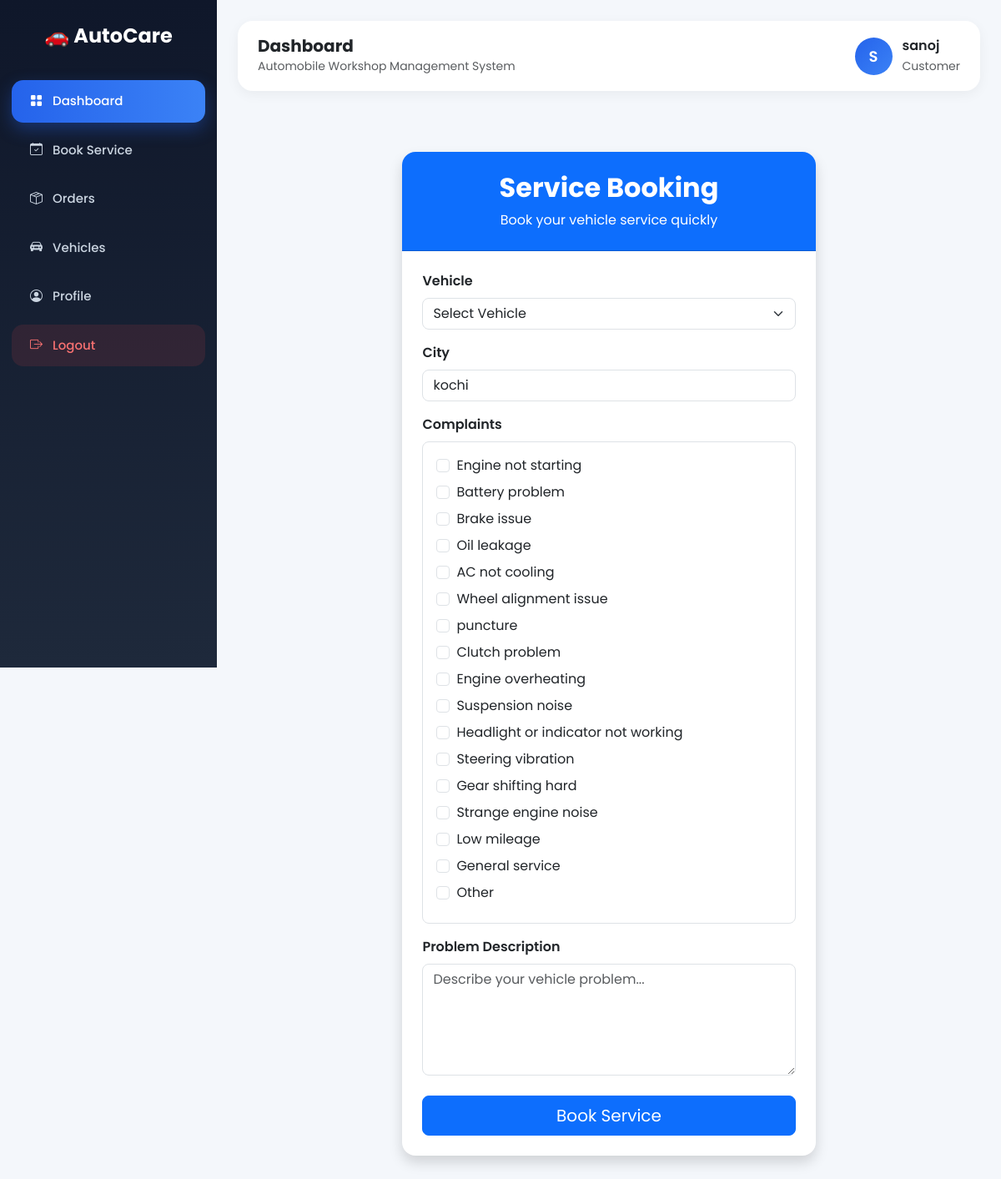
Page /service/servicebooking/ (signed in) on the committed database.
### customer/models.py (models this page shows, shortened)
class Customer(models.Model):
    user = models.OneToOneField(User, on_delete=models.CASCADE)
    name = models.CharField(max_length=255)
    number = models.CharField(max_length=15)
    address = models.TextField()
    profile_pic = models.ImageField(upload_to='profile_pic/',null=True, blank=True)
    city = models.ForeignKey(City, on_delete=models.CASCADE)

class City(models.Model):
    name = models.CharField(max_length=255)

### services/models.py (models this page shows, shortened)
class Complaints(models.Model):
    complaint_name = models.CharField(255)
    basic_sevice_price = models.DecimalField(max_digits=10, decimal_places=2)

### services/views.py (the view, shortened to what this page needs)
# urls.py: path('servicebooking/', views.servicebooking, name='servicebooking'),
def servicebooking(request):
    customer = Customer.objects.get(user=request.user)
    city = City.objects.get(customer=customer)
    complaints = Complaints.objects.all()
    vehicles = Vehicle.objects.filter(customer=customer)
    return render(request, 'servicebooking.html', {
        'city': city,
        'complaints': complaints,
        'vehicles' : vehicles
    })

### services/templates/servicebooking.html (shortened to what this page needs)
{% extends 'base.html' %}
{% block content %}
<div class="container py-5">
    <div class="row justify-content-center">
        <div class="col-lg-7">
            <div class="card shadow border-0 rounded-4">
                <div class="card-header bg-primary text-white text-center py-4 rounded-top-4">
                    <h2 class="fw-bold mb-2">
                        Service Booking
                    </h2>
                    <p class="mb-0">
                        Book your vehicle service quickly
                    </p>
                </div>
                <div class="card-body p-4">
                    <form method="POST">
                        <div class="mb-3">
                            <label class="form-label fw-semibold">
                                Vehicle
                            </label>
                            <select name="vehicle"
                                    class="form-select rounded-3"
                                    required>
                                <option value="">
                                    Select Vehicle
                                </option>
                            </select>
                        </div>
                        <div class="mb-3">
                            <label class="form-label fw-semibold">
                                City
                            </label>
                            <input type="text"
                                   class="form-control rounded-3"
                                   value="{{ city.name }}"
                                   readonly>
                        </div>
                        <div class="mb-3">
                            <label class="form-label fw-semibold">
                                Complaints
                            </label>
                            <div class="border rounded-3 p-3">
                                {% for c in complaints %}
                                <div class="form-check mb-2">
                                    <input class="form-check-input"
                                           type="checkbox"
                                           name="complaints"
                                           value="{{ c.id }}"
                                           id="c{{ c.id }}">
                                    <label class="form-check-label"
                                           for="complaint{{ c.id }}">
                                        {{ c.complaint_name }}
                                    </label>
                                </div>
                                {% endfor %}
                            </div>
                        </div>
                        <div class="mb-4">
                            <label class="form-label fw-semibold">
                                Problem Description
                            </label>
                            <textarea name="problem_description"
                                      rows="5"
                                      class="form-control rounded-3"
                                      placeholder="Describe your vehicle problem..."
                                      required></textarea>
                        </div>
                        <div class="d-grid">
                            <button type="submit"
                                    class="btn btn-primary btn-lg rounded-3">
                                Book Service
                            </button>
                        </div>
                    </form>
                </div>
            </div>
        </div>
    </div>
</div>
{% endblock %}

### customer/templates/base.html (shortened to what this page needs)
<!DOCTYPE html>
<html lang="en">
<head>
    <link href="https://cdn.jsdelivr.net/npm/bootstrap@5.3.2/dist/css/bootstrap.min.css" rel="stylesheet">
    <link href="https://cdn.jsdelivr.net/npm/bootstrap-icons/font/bootstrap-icons.css" rel="stylesheet">
</head>
<body>
    <div class="sidebar">
        <div class="logo">
            🚗 AutoCare
        </div>
        <a href="{% url 'home' %}" class="active">
            <i class="bi bi-grid-fill"></i>
            <span>Dashboard</span>
        </a>
        <a href="#">
            <i class="bi bi-calendar-check"></i>
            <span>Book Service</span>
        </a>
        <a href="#">
            <i class="bi bi-box-seam"></i>
            <span>Orders</span>
        </a>
        <a href="{% url 'vehicle_list' %}">
            <i class="bi bi-car-front-fill"></i>
            <span>Vehicles</span>
        </a>
        <a href="{% url 'profile_user' %}">
            <i class="bi bi-person-circle"></i>
            <span>Profile</span>
        </a>
        <a href="{% url 'logout' %}" class="logout-btn">
            <i class="bi bi-box-arrow-right"></i>
            <span>Logout</span>
        </a>
    </div>
    <div class="main">
        <div class="topbar d-flex justify-content-between align-items-center">
            <div>
                <h5>{% block header %}Dashboard{% endblock %}</h5>
                <small class="text-muted">
                    Automobile Workshop Management System
                </small>
            </div>
            <div class="welcome-box">
                <div class="profile-circle">
                    {{ request.user.customer.name|slice:":1"|upper }}
                </div>
                <div>
                    <div class="fw-semibold">
                        {{ request.user.customer.name }}
                    </div>
                    <small class="text-muted">
                        Customer
                    </small>
                </div>
            </div>
        </div>
        {% block content %}
        {% endblock %}
    </div>
</body>
</html>

### customer/templates/base.html (style rules this page uses)
* { font-family: 'Poppins', sans-serif; }
body { background: #f4f7fb; overflow-x: hidden; }
.sidebar { width: 260px; height: 100vh; position: fixed; background: linear-gradient(180deg,#0f172a,#1e293b); padding-top: 25px; overflow-y: auto; z-index: 1000; }
.logo { text-align: center; color: white; font-size: 24px; font-weight: 700; margin-bottom: 35px; }
.sidebar a { display: flex; align-items: center; gap: 12px; color: #cbd5e1; padding: 14px 22px; text-decoration: none; margin: 8px 14px; border-radius: 14px; transition: 0.3s; font-size: 15px; font-weight: 500; }
.sidebar a.active { background: linear-gradient(90deg,#2563eb,#3b82f6); color: white; box-shadow: 0 8px 20px rgba(37,99,235,0.35); }
.logout-btn { background: rgba(239,68,68,0.12); color: #f87171 !important; }
.main { margin-left: 260px; padding: 25px; }
.topbar { background: white; padding: 18px 24px; border-radius: 18px; margin-bottom: 25px; box-shadow: 0 4px 15px rgba(0,0,0,0.05); }
.topbar h5 { margin: 0; font-weight: 700; }
.welcome-box { display: flex; align-items: center; gap: 12px; }
.profile-circle { width: 45px; height: 45px; border-radius: 50%; background: linear-gradient(135deg,#2563eb,#3b82f6); color: white; display: flex; align-items: center; justify-content: center; font-weight: 600; font-size: 18px; }
.card { border: none; border-radius: 18px; box-shadow: 0 5px 18px rgba(0,0,0,0.05); }

### rows in the picture
City: name "kochi"
Complaints: complaint_name "Engine not starting"
Complaints: complaint_name "Battery problem"
Complaints: complaint_name "Brake issue"
Complaints: complaint_name "Oil leakage"
Complaints: complaint_name "AC not cooling"
Complaints: complaint_name "Wheel alignment issue"
Complaints: complaint_name "puncture"
Complaints: complaint_name "Clutch problem"
Complaints: complaint_name "Engine overheating"
Complaints: complaint_name "Suspension noise"
Complaints: complaint_name "Headlight or indicator not working"
Complaints: complaint_name "Steering vibration"
Complaints: complaint_name "Gear shifting hard"
Complaints: complaint_name "Strange engine noise"
Complaints: complaint_name "Low mileage"
Complaints: complaint_name "General service"
Complaints: complaint_name "Other"

### other values in the picture
{{ request.user.customer.name|slice:":1"|upper }} "S"
{{ request.user.customer.name }} "sanoj"
